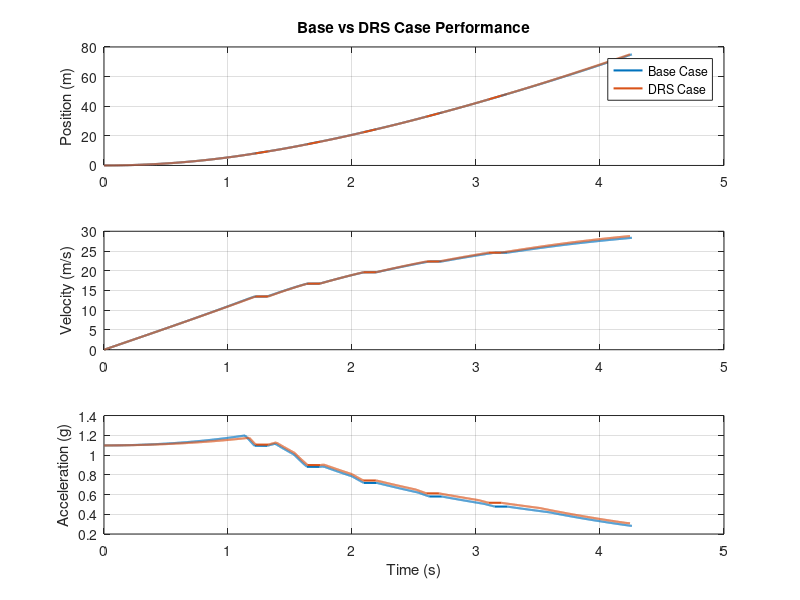
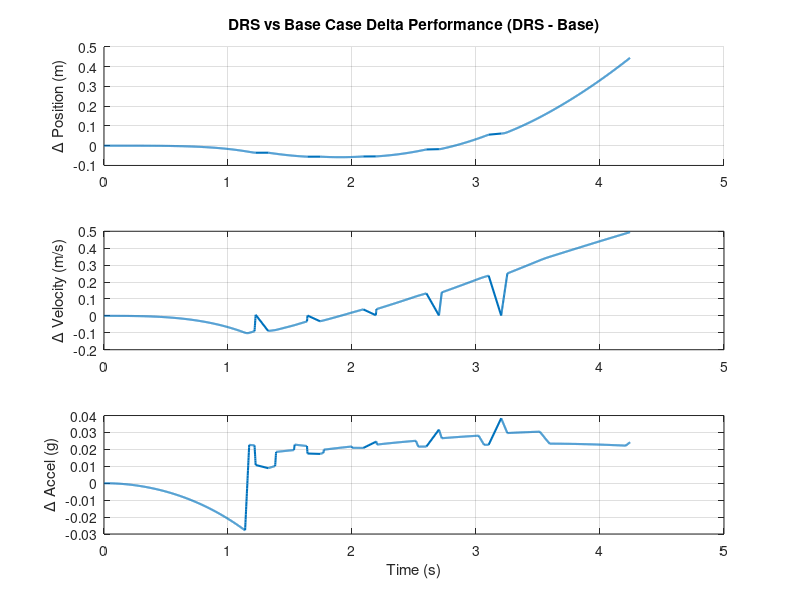

The MATLAB source for these figures, in order:
clear all
clc
close all

%powertrain parameters
T = [29.8,36.6,44.7,50.2,52.9,48.8,40.7,36.6,29.8,23]; %Torque [N*m]
N = [5,6,7,8,9,10,11,12,13,14]*1000; %RPM
% Calculate the power using the formula P = T * N / 9550
P = T .* N / 9.55; % Power [W]
r = [2.75, 2, 1.667, 1.444, 1.304, 1.208]; %gear ratios 1-5
r_p = 2.111; %primary gear reduction
r_f = 32/11; %final drive ratio
t_shift = 0.1; %shift time [s]

%vehicle setup parameters
h = 0.3175*1.1; %cg height [m]
TL = 1.5367; %track length [m]
m = 272; %mass with driver [kg]
weightDistF = 0.485; %percent of static weight on front axle
R_tire = 0.2032; %nominal tire radius [m]
R_loaded = 0.193; %loaded tire radius [m]
b = TL*(1-weightDistF); %x distance from front axle to cg [m]
mu = 1.5; %approximate loaded longitidunal friction coefficient
g = 9.81;

%aero parameters\
rho = 1.189; % air density [kg/m^3]
F_a_drag = @(v, CDA) 0.5*rho*CDA*v^2;
F_a_downforce = @(v, CLA) 0.5*rho*CLA*v^2;

%rolling resistance
F_rr = m*g*0.02;

SR = 0.1; %assumed slip ratio
%define rpm function. Inputs speed V and gear n, outputs engine RPM
rpm = @(V, n) (SR*V+V)/R_tire*(r(n)*r_p*r_f)*60/(2*pi); 


%% Base Case (No DRS)
CDA = 1.6; % CD*frontal area [m^2]
CLA = 3.6; % CL*frontal area [m^2]
aeroBalance_R = 0.56; %percent rear aerobalance

D = 75; %drag strip length [m]
gear = 1; %starting gear
x_i = 0; %initialize position
v_i = 0; %initialize velocity
t_i = 0; %initialize time vector
dt = 0.001; %time step
%F_max = (mu*m*g*b/TL + mu*F_a_downforce(v)*aeroBalance_R)/(1-h/TL*mu); %traction limit
i = 0;

[T_max, i_Tmax] = max(T); %max torque value and index
rpm_Tmax = N(i_Tmax); %rpm which peak torque occurs
v_release = rpm_Tmax/(r(gear)*r_p*r_f)*2*pi/60*R_tire/(1+SR); %ideal speed for clutch release
while x_i < D
    F_max = (mu*m*g*b/TL + mu*F_a_downforce(v_i, CLA)*aeroBalance_R)/(1-h/TL*mu); %traction limit
    if v_i < v_release
        rpm_i = rpm_Tmax;
    else
        rpm_i = rpm(v_i, gear);
        %check if next gear makes more power
        if gear < 6
        if rpm_i*interp1(N,T,rpm_i) < rpm(v_i, gear+1)*interp1(N,T,rpm(v_i, gear+1))
            gear = gear + 1; %shift to next gear
            t_i = t_i + t_shift; %add shift time
            x_i = x_i + v_i*t_shift;
            rpm_i = rpm(v_i, gear); %update rpm for new gear
        end
        end
    end
    T_i = interp1(N,T,rpm_i);
    F_i = T_i*(r(gear)*r_p*r_f)/R_loaded;
    if F_i > F_max
        F_i = F_max;
    end
    F_accel = F_i - F_a_drag(v_i, CDA) - F_rr; %force contributing to acceleration
    a = F_accel / (1.05*m); %instantaneous acceleration (5% adjustment for rotating mass)
    v_i = v_i + a*dt; %update velocity
    x_i = x_i + v_i * dt; % update position
    t_i = t_i + dt; % update time vector
    i = i + 1; %increase index
    g_base(i) = a/9.81;
    v_base(i) = v_i;
    x_base(i) = x_i;
    t_base(i) = t_i;
end

%% DRS Case
CDA = 1.3; % CD*frontal area [m^2]
CLA = 3.2; % CL*frontal area [m^2]
aeroBalance_R = 0.48; %percent rear aerobalance

D = 75; %drag strip length [m]
gear = 1; %starting gear
x_i = 0; %initialize position
v_i = 0; %initialize velocity
t_i = 0; %initialize time vector
dt = 0.001; %time step
%F_max = (mu*m*g*b/TL + mu*F_a_downforce(v)*aeroBalance_R)/(1-h/TL*mu); %traction limit
i = 0;

[T_max, i_Tmax] = max(T); %max torque value and index
rpm_Tmax = N(i_Tmax); %rpm which peak torque occurs
v_release = rpm_Tmax/(r(gear)*r_p*r_f)*2*pi/60*R_tire/(1+SR); %ideal speed for clutch release
while x_i < D
    F_max = (mu*m*g*b/TL + mu*F_a_downforce(v_i, CLA)*aeroBalance_R)/(1-h/TL*mu); %traction limit
    if v_i < v_release
        rpm_i = rpm_Tmax;
    else
        rpm_i = rpm(v_i, gear);
        %check if next gear makes more power
        if gear < 6
        if rpm_i*interp1(N,T,rpm_i) < rpm(v_i, gear+1)*interp1(N,T,rpm(v_i, gear+1))
            gear = gear + 1; %shift to next gear
            t_i = t_i + t_shift; %add shift time
            x_i = x_i + v_i*t_shift;
            rpm_i = rpm(v_i, gear); %update rpm for new gear
        end
        end
    end
    T_i = interp1(N,T,rpm_i);
    F_i = T_i*(r(gear)*r_p*r_f)/R_loaded;
    if F_i > F_max
        F_i = F_max;
    end
    F_accel = F_i - F_a_drag(v_i, CDA) - F_rr; %force contributing to acceleration
    a = F_accel / (1.05*m); %instantaneous acceleration (5% adjustment for rotating mass)
    v_i = v_i + a*dt; %update velocity
    x_i = x_i + v_i * dt; % update position
    t_i = t_i + dt; % update time vector
    i = i + 1; %increase index
    g_DRS(i) = a/9.81;
    v_DRS(i) = v_i;
    x_DRS(i) = x_i;
    t_DRS(i) = t_i;
end
%% Figure 1: Direct x, v, a comparison
figure;

%Position
subplot(3,1,1)
plot(t_base, x_base, 'LineWidth', 1.5);
hold on
plot(t_DRS, x_DRS, 'LineWidth', 1.5);
ylabel('Position (m)')
title('Base vs DRS Case Performance')
legend('Base Case','DRS Case','Location','best')
grid on

%Velocity
subplot(3,1,2)
plot(t_base, v_base, 'LineWidth', 1.5);
hold on
plot(t_DRS, v_DRS, 'LineWidth', 1.5);
ylabel('Velocity (m/s)')
grid on

%Acceleration (g)
subplot(3,1,3)
plot(t_base, g_base, 'LineWidth', 1.5);
hold on
plot(t_DRS, g_DRS, 'LineWidth', 1.5);
xlabel('Time (s)')
ylabel('Acceleration (g)')
grid on

%% Figure 2: delta x, v, a comparison
dx = x_DRS - interp1(t_base, x_base, t_DRS);
dv = v_DRS - interp1(t_base, v_base, t_DRS);
dg = g_DRS - interp1(t_base, g_base, t_DRS);

figure
subplot(3,1,1)
hold on
title('DRS vs Base Case Delta Performance (DRS - Base)')
plot(t_DRS, dx, 'LineWidth', 1.5)
ylabel('\Delta Position (m)')
grid on

subplot(3,1,2)
plot(t_DRS, dv, 'LineWidth', 1.5)
ylabel('\Delta Velocity (m/s)')
grid on

subplot(3,1,3)
plot(t_DRS, dg, 'LineWidth', 1.5)
xlabel('Time (s)')
ylabel('\Delta Accel (g)')
grid on
